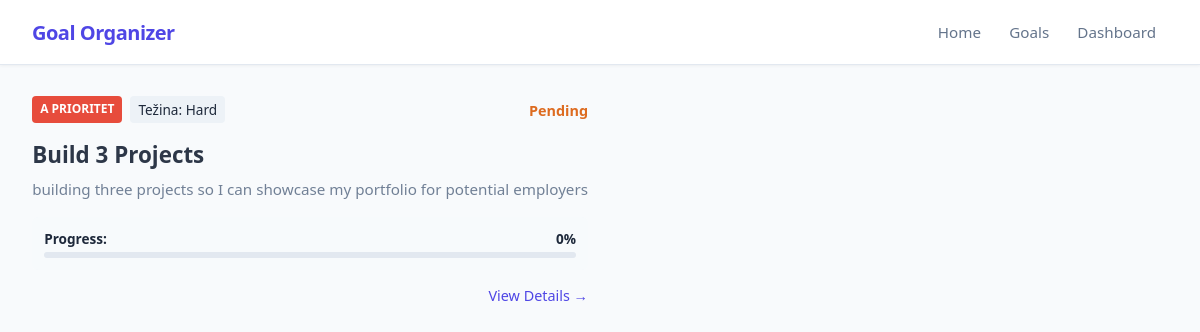
Page /dashboard on the earlier database version.
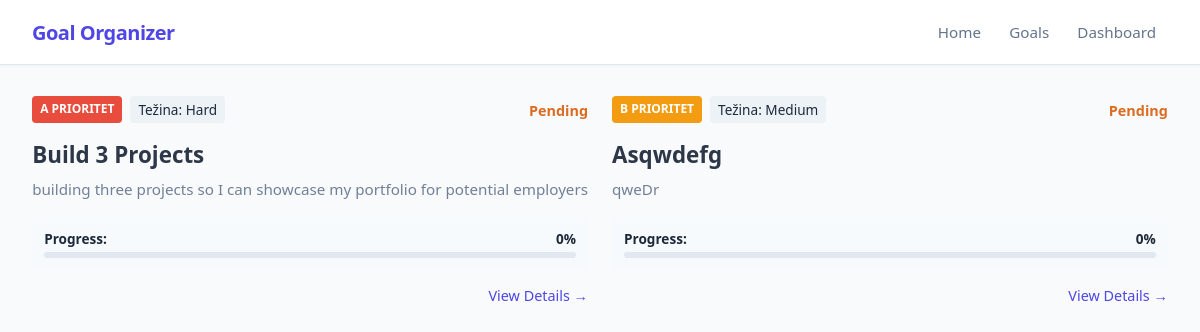
Same page on the later database version.
### app/models_db.py (models this page shows, shortened)
class Goal(db.Model):
    __tablename__ = 'goals'
    id = db.Column(db.Integer, primary_key=True)
    title = db.Column(db.String(100), nullable=False)
    description = db.Column(db.Text, nullable=False)
    is_completed = db.Column(db.Boolean, default=False)
    progress_percentage = db.Column(db.Float, default=0.0)
    difficulty = db.Column(db.String(20), nullable=False, default='Medium')
    priority = db.Column(db.String(1), nullable=False, default='b')
    created_at = db.Column(db.DateTime, default=datetime.now(timezone.utc), nullable=False)
    tasks = db.relationship('Task', backref='goal', cascade="all, delete-orphan", lazy=True)

### app/routes.py (the view)
@main.route("/dashboard", methods=['GET', 'POST'])
def dashboard():
    goals = Goal.query.order_by(Goal.priority.asc()).all()
    return render_template('dashboard.html', goals=goals)

### app/templates/dashboard.html (shortened to what this page needs)
{% extends 'base.html' %}
{%block content%}
<div class="dashboard-wrapper">
    <div class="goals-grid-container">
        {% if goals %}
            {% for goal in goals %}
                <div class="card" style="margin: 0; display: flex; flex-direction: column; gap: 1rem; justify-content: space-between;">
                    <div style="display: flex; gap: 0.5rem; align-items: center; justify-content: space-between;">
                        <div style="display: flex; gap: 0.5rem;">
                            <span class="badge badge-{{ goal.priority }} ">{{ goal.priority | upper }} prioritet</span>
                            <span style="background: #edf2f7; padding: 0.25rem 0.5rem; border-radius: 4px; font-size: 0.85rem; font-weight: 500;">
                                Težina: {{ goal.difficulty }}
                            </span>
                        </div>
                        <div>
                            {% if goal.is_completed %}
                                <span style="color: #38a169; font-weight: bold; font-size: 0.9rem;">✓ Completed</span>
                            {% else %}
                                <span style="color: #dd6b20; font-weight: bold; font-size: 0.9rem;">Pending</span>
                            {% endif %}
                        </div>
                    </div>
                    <div>
                        <h2 style="margin: 0 0 0.5rem 0; font-size: 1.4rem;">
                            <a href="{{ url_for('main.view_goal', goal_id=goal.id) }}" style="color: #2d3748; text-decoration: none; hover: underline;">
                                {{ goal.title }}
                            </a>
                        </h2>
                        <p style="margin: 0; color: #718096; line-height: 1.5; font-size: 0.95rem;">
                            {{ goal.description or 'Nema opisa.' }}
                        </p>
                    </div>
                    <div style="background: #f7fafc; padding: 0.75rem; border-radius: 6px;">
                        <div style="display: flex; justify-content: space-between; margin-bottom: 0.25rem; font-weight: 600; font-size: 0.85rem;">
                            <span>Progress:</span>
                            <span>{{ goal.progress_percentage | round | int }}%</span>
                        </div>
                        <div style="width: 100%; background: #e2e8f0; height: 6px; border-radius: 4px; overflow: hidden;">
                        </div>
                    </div>
                    <div style="display: flex; justify-content: flex-end; margin-top: auto;">
                        <a href="{{ url_for('main.view_goal', goal_id=goal.id) }}" style="text-decoration: none; color: var(--primary); font-weight: 500; font-size: 0.9rem;">
                            View Details →
                        </a>
                    </div>
                </div>
            {% endfor %}
        {% else %}
            <p style="grid-column: span 2; text-align: center; color: var(--text-muted); font-style: italic;">
                Trenutno nemate dodanih ciljeva.
            </p>
        {% endif %}
    </div>
</div>
{% endblock %}

Differences in the rows shown:
added Goal: priority "B", difficulty "Medium", is_completed "Pending", title "Asqwdefg", description "qweDr", progress_percentage "0"
